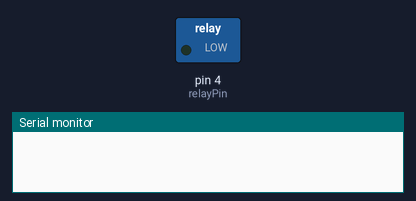
Recording of a sketch running on a simulated Arduino Uno, built with avr-gcc and run on an emulated ATmega328P. Shown: switched loads named in the sketch (green lamp = pin HIGH), the last lines printed to the serial monitor.

Above: at 0.1 s.
At 60.1 s:
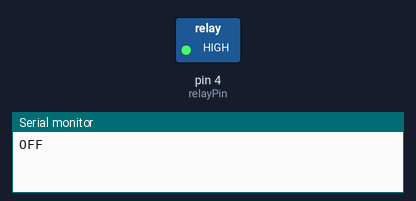
Timing chart, 0 to 121.5 s (numbered marks = the images above):
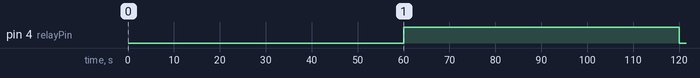

Measured:
- by itself, pin 4 (relayPin): LOW → HIGH at 60.0 s, → LOW 60.0 s later

The sketch:

Relay.ino
```cpp
const unsigned long interval = 60; // 5 seconds interval (Adjust this value as needed)
#define relayPin 4

unsigned long previousMillis = 0;
boolean relayState = false;

void setup() {
  pinMode(relayPin, OUTPUT);
  Serial.begin(9600);
}

void loop() {
  unsigned long currentMillis = millis();

  if (currentMillis - previousMillis >= interval * 1000) {
    relayState = !relayState; // Toggle relay state
    digitalWrite(relayPin, relayState);
    previousMillis = currentMillis;
    if (relayState) {
      Serial.println("OFF");
    } else {
      Serial.println("ON");
    }
  }
  delay(100);
}
```
